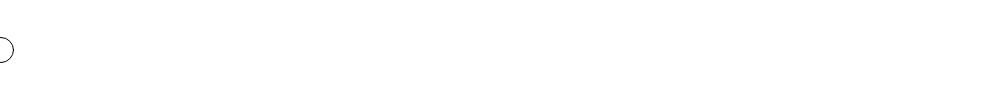
Frame 1 (no input)
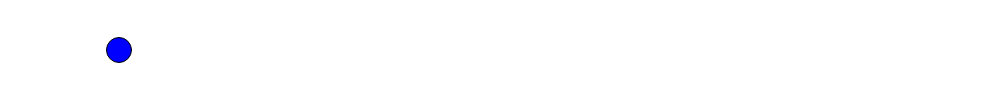
Frame 60 (no input)
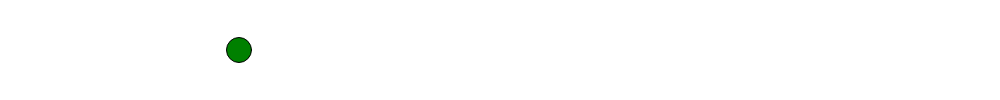
Frame 120 (the mouse pressed at the canvas centre since frame 60)

The p5.js sketch that drew these frames (run headless with seeded random() and noise() and a simulated clock; from frame 60 on, the mouse is pressed at the canvas centre):

// p5.js sketch
// ── sketch.js
var counter = 0;
var ballDir = true;

function setup() {
    createCanvas(1000, 100)
}

function draw() {
    background(255);
    counter = counter + 1;
    console.log(counter);
    //fill("red");
    ellipse(counter, height / 2, 25, 25);

    counter = counter - 1;

    //    ball goes one-way
    //     if(counter<width){
    //        counter=counter+2;
    //    }

    if (counter <= 0) {
        //limit1
        ballDir = true;
        console.log("left hit:" + counter);
    }

    if (counter >= width) {
        //limit2
        ballDir = false;
        console.log("right hit" + counter);
    }

    if (ballDir == true) {
        counter = counter + 1;
    }

    if (ballDir == false) {
        counter = counter - 1;
    }
    // consolidated in one command
    if (ballDir == true) {
        counter = counter + 1;
    } else {
        counter = counter - 1;
    }
    // change color

    if (counter >= 0 && counter <= 200) {
        fill("blue");
    } else if (counter >= 200 && counter <= 400) {
        fill("green");
    } else if (counter >= 400 && counter <= width) {
        fill("red");
    } else {
        fill("yellow");
    }

}
